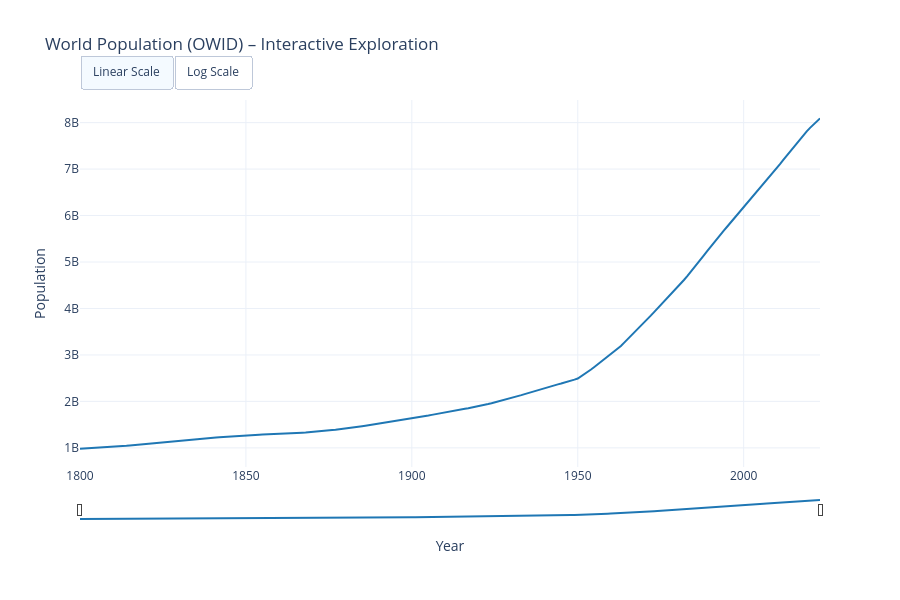

The notebook cell saved with this chart:
### Markdown cell above
### M1.6 Interactive Visualization

Placeholder: Plotly chart with linear/log scale toggle and start/end year range controls.

### Code cell
if validation_issues:
    print("Validation issues:")
    for issue in validation_issues:
        print(f"- {issue}")
else:
    print("Validation passed. Building interactive Plotly chart...")

min_year = int(clean_df["year"].min())
max_year = int(clean_df["year"].max())
default_start = max(min_year, YEAR_MIN)
default_end = min(max_year, YEAR_MAX)

# Build figure with full data and range slider
fig = go.Figure(
    data=[
        go.Scatter(
            x=clean_df["year"],
            y=clean_df["population"],
            mode="lines",
            line={"width": 2, "color": "#1f77b4"},
            name="World population",
            hovertemplate="Year: %{x}<br>Population: %{y:,.0f}<extra></extra>",
        )
    ]
)

# Add scale-toggle buttons (Linear / Log)
fig.update_layout(
    title="World Population (OWID) – Interactive Exploration",
    xaxis_title="Year",
    yaxis_title="Population",
    template="plotly_white",
    height=600,
    hovermode="x unified",
    xaxis=dict(
        rangeslider=dict(visible=True, thickness=0.05),
        type="linear",
    ),
    yaxis=dict(type="linear"),
    updatemenus=[
        dict(
            type="buttons",
            direction="left",
            buttons=[
                dict(
                    args=[{"yaxis.type": "linear"}],
                    label="Linear Scale",
                    method="relayout",
                ),
                dict(
                    args=[{"yaxis.type": "log"}],
                    label="Log Scale",
                    method="relayout",
                ),
            ],
            pad={"r": 10, "t": 10},
            showactive=True,
            x=0.0,
            xanchor="left",
            y=1.15,
            yanchor="top",
        )
    ],
)

# Set initial x-axis range to default span
fig.update_xaxes(range=[default_start, default_end])

fig.show()

print("\n✓ Milestone 1 Complete:")
print(f"  - Downloaded and cached {len(clean_df):,} rows of OWID population data")
print(f"  - Year range: {min_year} to {max_year}")
print(f"  - Validation: all checks passed")
print(f"  - Interactive chart ready (use buttons above for scale toggle)")

### Figure 1 — Plotly figure (JSON) as saved in the notebook; plotly's stock layout.template omitted (floating-point values rounded to 4 significant figures; data arrays with more than 128 entries replaced by an {"elided": "..."} marker saying what was removed)
{"data": [{"hovertemplate": "Year: %{x}<br>Population: %{y:,.0f}<extra></extra>", "line": {"color": "#1f77b4", "width": 2}, "mode": "lines", "name": "World population", "type": "scatter", "x": {"elided": "224 int values"}, "y": {"elided": "224 float values"}}], "layout": {"height": 600, "hovermode": "x unified", "title": {"text": "World Population (OWID) – Interactive Exploration"}, "updatemenus": [{"buttons": [{"args": [{"yaxis.type": "linear"}], "label": "Linear Scale", "method": "relayout"}, {"args": [{"yaxis.type": "log"}], "label": "Log Scale", "method": "relayout"}], "direction": "left", "pad": {"r": 10, "t": 10}, "showactive": true, "type": "buttons", "x": 0, "xanchor": "left", "y": 1.15, "yanchor": "top"}], "xaxis": {"range": [1800, 2023], "rangeslider": {"thickness": 0.05, "visible": true}, "title": {"text": "Year"}, "type": "linear"}, "yaxis": {"title": {"text": "Population"}, "type": "linear"}}}
